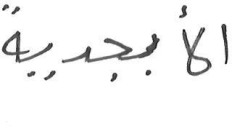
#> input picture Project 2/isolated_words_per_user/user001/user001_abjadiyah_034.png, 232 x 128 px; its folder holds 3 pictures in this run
$ jupyter execute --allow-errors code.ipynb
#> lines starting #> are read from the running program, lines starting #| are printed output that depends on the picture
[cell 1]
import numpy as np
import matplotlib.pyplot as plt
import seaborn as sns
import os
import pandas as pd
import cv2

pd.set_option('display.max_rows', None)  # Show all rows in output
pd.set_option('display.max_columns', None)  # (Optional) Show all columns for DataFrames

### Define number of threads

[cell 2]
from joblib import parallel_backend

parallel_backend("threading", n_jobs=1)

## Loading Images

[cell 3]
def load_images(dir:str):
    images_dict = {'id':[], 'image':[]}
    for id in os.listdir(dir):
        user_images = load_images_from_dir(dir + '/' + id)
#> in load_images_from_dir, img is the input picture: shape (128, 232); min 22, max 255, mean 243.6
        images_dict['id'] += [int(id.removeprefix('user'))]*len(user_images)
        images_dict['image'] += user_images

    return pd.DataFrame(images_dict)

def load_images_from_dir(dir):
    images = []
    for filename in os.listdir(dir):
        img = cv2.imread(os.path.join(dir,filename), cv2.IMREAD_GRAYSCALE)
        if img is not None:
            images.append(img)
    return images

from typing import Optional
# [29 lines left out: function display_image_grid, not called in this run]

## Preprocessing Functions

[cell 4]
# [7 lines left out: function preprocess_canny_image, not called in this run]

def preprocess_binary_thershold_image(image: np.ndarray):
    high_thresh, thresh_im = cv2.threshold(image, 0, 255, cv2.THRESH_BINARY + cv2.THRESH_OTSU)
    return thresh_im

def no_preprocess(image):
    return image

## Robustness testing functions

[cell 5]
def scale_transform(image, scale):
    height, width = image.shape[:2]
    scaled_image = cv2.resize(image, (int(width * scale), int(height * scale)))
    return scaled_image

def rotation_transform(image, angle):
    height, width = image.shape[:2]
    center = (width // 2, height // 2)
    rotation_matrix = cv2.getRotationMatrix2D(center, angle, 1.0)
    rotated_image = cv2.warpAffine(image, rotation_matrix, (width, height))
    return rotated_image

def illumination_tranform(image, alpha, beta=0):
    brightened_image = cv2.convertScaleAbs(image, alpha=alpha, beta=beta)
    return brightened_image

def gaussian_noise_transform(image, sigma, mean=0):
    noise = np.random.normal(mean, sigma, image.shape).astype(np.uint8)
    noisy_image = cv2.add(image, noise)
    return noisy_image

def box_blur_transform(image, ksize = 3):
    return cv2.blur(image, ksize)

def gaussian_blur_transform(image, sigma):
    return cv2.GaussianBlur(image, (41, 41), sigma)

## Plotting Functions (Bar Plots and Heatmap)

[cell 6]
import matplotlib.pyplot as plt
import seaborn as sns
import pandas as pd

def barplot_time_features(df):

    # Bar plot for number of features
    plt.figure(figsize=(10, 6))
    sns.barplot(x="descriptors", y="avg_features", data=df, palette="viridis")
    plt.title("Average Number of Features Extracted by Descriptor Type")
    plt.xlabel("Descriptor Type")
    plt.ylabel("Average Number of Features")
    plt.show()

    # Bar plot for time taken
    plt.figure(figsize=(8, 5))
    sns.barplot(x="descriptors", y="descriptors_time", data=df, palette="plasma")
    plt.title("Time Taken by Descriptor Type")
    plt.xlabel("Descriptor Type")
    plt.ylabel("Time (s)")
    plt.show()

def barplot_accuracy(df):
    # Bar plot for accuracy
    plt.figure(figsize=(8, 5))
    sns.barplot(x="descriptors", y="accuracy", hue="classifier", data=df, palette="coolwarm")
    plt.title("Accuracy by Descriptor")
    plt.xlabel("Descriptor Type")
    plt.ylabel("Accuracy")
    plt.ylim(0, 1)
    plt.legend(title="Classifier")
    plt.show()

# [45 lines left out: functions barplot_accuracy_clusters, plot_mean_accuracy_by_transformation, plot_accuracy_heatmap, not called in this run]

# **Main Class for any type of descriptors to fit and predict**

[cell 7]
from enum import Enum
from typing import Callable
from sklearn.cluster import MiniBatchKMeans
from sklearn.metrics import accuracy_score
from collections import namedtuple
from contextlib import contextmanager
from sklearn.preprocessing import StandardScaler

import time

# Execution time for each type of operation
exec_time = namedtuple('excecusion_time', ['preprocessing', 'descriptors', 'clustering', 'clf_training'])
# Statistics (keypoints_total, keypoints_avg) extracted from images by the feature detector
Stats = namedtuple('Stats', ['keypoints_total', 'keypoints_avg', ])

class Timer:
    def __init__(self):
        self.start_time = None
        self.end_time = None
        self.timings = []

    def start(self):
        self.start_time = time.perf_counter()

    def stop(self):
        self.end_time = time.perf_counter()
        self.timings.append((self.end_time - self.start_time))

    def get_timings(self):
        return self.timings

    def clear(self):
        self.timings = []

class ImageClassifier:

    def __init__(self, feature_detector:object, classifier:object, preprocess_image:Callable[[np.ndarray], np.ndarray], verbose=0, vocab_scale = 1000):
        if not callable(preprocess_image):
            raise TypeError("preprocess_image must be a callable.")

        if not hasattr(classifier, "fit") or not hasattr(classifier, "predict"):
            raise TypeError("The classifier must implement 'fit' and 'predict' methods.")

        if not hasattr(feature_detector, "detectAndCompute"):
            raise TypeError("The feature_detector must implement 'detectAndCompute' method.")

        self.feature_detector = feature_detector
        self.classifier = classifier
        self.preprocess_image = preprocess_image
        self.verbose = verbose
        self.vocab_scale = vocab_scale
        self.scaler = StandardScaler()
        self.timer = Timer()

    def fit(self, images, y):
        assert images.shape[0] == y.shape[0]

        self.log('Preprocessing images...')
        self.timer.start()
        images = self.preprocess_images(images)
        self.timer.stop()
        # find descriptors per image
        self.log(self.timer.get_timings()[-1])
        self.log('Calculating descriptors...')

        self.timer.start()
        descriptors_list = self.get_descriptors_list(images)
        self.timer.stop()

        self.log(self.timer.get_timings()[-1])

        self.log('Clustering descriptors')
        self.timer.start()
        # combine descriptors into one long array (not per image) for clustering
        descriptors_all = np.concatenate(descriptors_list, axis=0)
        self.kmeans = self.train_kmeans(descriptors_all, vocab_scale=self.vocab_scale)
        self.timer.stop()

        self.log(self.timer.get_timings()[-1])

        self.log('Training Model')


        self.timer.start()

        X = self.get_feature_matrix(descriptors_list)
        X = self.scaler.fit_transform(X)
        self.train_model(X, y)
        self.timer.stop()
        self.log(self.timer.get_timings()[-1])


        self._stats = Stats(descriptors_all.shape[0], descriptors_all.shape[0]/len(descriptors_list))
        return self

    def predict(self, images):
        images = self.preprocess_images(images)
        descriptors_list = self.get_descriptors_list(images)
        X = self.get_feature_matrix(descriptors_list)
        X = self.scaler.transform(X)
        return self.classifier.predict(X)

    def preprocess_images(self, images):
        return  [self.preprocess_image(x) for x in images]

    def get_descriptors(self, img):
        keypoints, descriptors = self.feature_detector.detectAndCompute(img, None)
        return descriptors

    def get_descriptors_list(self, images):
        return [self.get_descriptors(img) for img in images]

    def train_kmeans(self, descriptors, vocab_scale):
        k_means = MiniBatchKMeans(n_clusters=int(vocab_scale))
        k_means.fit(descriptors)
        return k_means

    def get_feature_matrix(self, descriptors_list):
        # Returns BOW vector
        feature_vec = np.zeros((len(descriptors_list), self.kmeans.n_clusters))
        for img_idx, descriptors in enumerate(descriptors_list):
                if descriptors is None or descriptors[0] is None:
                    continue
                clusters = self.kmeans.predict(descriptors)
                np.add.at(feature_vec[img_idx], clusters, 1)

        return feature_vec

    def train_model(self, X, y):
        self.classifier.fit(X, y)

    def log(self, message):
        if self.verbose == 1:
            print(message)

    def get_excecusion_time(self):
        return exec_time(*self.timer.get_timings())


    # [5 lines left out: function get_stats, not called in this run]

## Function to predict and evaluate the accuracy of the model

[cell 8]
def make_prediction_and_evaluation(image_classifier, images_test, y_test):
    y_pred = image_classifier.predict(images_test)
    stats = image_classifier.get_stats()
    keypoints_total = stats.keypoints_total
    keypoints_avg = stats.keypoints_avg

    print(f"Total keypoints: {keypoints_total}")
    print(f"Average keypoints: {keypoints_avg}")

    # Get Descriptors time
    descriptors_time = image_classifier.get_excecusion_time().descriptors

    print(f"Descriptors time: {descriptors_time}")


    accuracy = accuracy_score(y_test, y_pred)
    print(f"Acuuracy: {accuracy}")

    return y_pred

# Program

## Loading images

[cell 9]
df_images = load_images('isolated_words_per_user')

## Splitting the dataset and defining transformations values

[cell 10]
from sklearn.model_selection import train_test_split
from sklearn.model_selection import GridSearchCV

images_train, images_test, y_train, y_test = train_test_split(df_images['image'], df_images['id'], train_size=0.8)

def apply_transformations(images, transformations):
    transformed_images = {}

    transform_functions = {
        "scale": scale_transform,
        "rotation": rotation_transform,
        "illumination": illumination_tranform,
        "gaussian_noise": gaussian_noise_transform,
        "gaussian_blur": gaussian_blur_transform
    }

    for transformation_name, params in transformations.items():
        for param in params:
            key = f"{transformation_name}_{param}"
            transformed_images[key] = []
            for img in images:
                transformed_image = transform_functions[transformation_name](img, param)
                transformed_images[key].append(transformed_image)
#> this loop made 5 passes
#> pass 1, in scale_transform, `scaled_image = cv2.resize(image, (int(width * scale), int(height * sca..`:
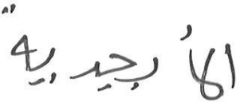
#> scaled_image: shape (102, 240); min 19, max 255, mean 241.2
#> pass 1, in scale_transform (call 2), `scaled_image = cv2.resize(image, (int(width * scale), int(height * sca..`:
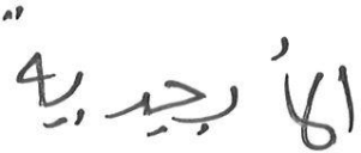
#> scaled_image: shape (153, 361); min 17, max 255, mean 241.2
#> pass 2, in rotation_transform, `rotated_image = cv2.warpAffine(image, rotation_matrix, (width, height))`:
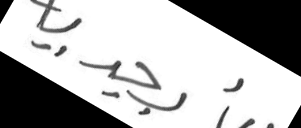
#> rotated_image: shape (128, 301); min 0, max 255, mean 176.2
#> pass 2, in rotation_transform (call 2), `rotated_image = cv2.warpAffine(image, rotation_matrix, (width, height))`:
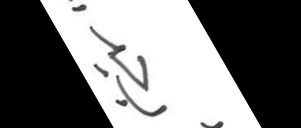
#> rotated_image: shape (128, 301); min 0, max 255, mean 120
#> after the loop:
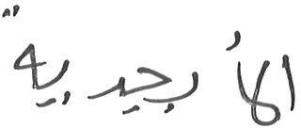
#> img: shape (128, 301); min 11, max 255, mean 241.2

    return transformed_images

transformations = {
    "scale": [0.8, 1.2],
    "rotation": [-30, -60, -90, 30, 60, 90],
    "illumination": [0.1, 0.5, 1.5, 1.9],  # Darken and brighten
    "gaussian_noise": [25, 50, 100],
    "gaussian_blur": [25, 50, 100]
}

images_test_dict = apply_transformations(images_test, transformations)

## Defining two data frames one for original test set and another one for transformed test set

[cell 11]
df_accuracy = pd.DataFrame(columns=['classifier', 'descriptors', 'num_of_clusters', 'test_set', 'avg_features', 'descriptors_time', 'accuracy'])
df_accuracy_original_test = pd.DataFrame(columns=['classifier', 'descriptors', 'num_of_clusters', 'avg_features', 'descriptors_time', 'accuracy'])

# **Extract keypoints**

# Random Forest Classifier

## SIFT Training

[cell 12]
from sklearn.ensemble import RandomForestClassifier
from sklearn.model_selection import GridSearchCV

rf = RandomForestClassifier()

parameters = {'n_estimators':[1000]}
clf = GridSearchCV(rf, parameters)
sift = cv2.SIFT_create()
image_classifier = ImageClassifier(feature_detector=sift, classifier=clf, preprocess_image=no_preprocess, verbose=1, vocab_scale=1000)
#> (the rest of this cell did not finish here and is left out)

#> in fit, `images = self.preprocess_images(images)`: images = 3 items
#> in get_descriptors, `keypoints, descriptors = self.feature_detector.detectAndCompute(img, N..`: keypoints = 82 keypoints; strongest (x, y, size): (46, 84, 2.7), (153, 43, 2.5), (23, 38, 2), (32, 53, 3.4)
#> in get_descriptors (call 2), `keypoints, descriptors = self.feature_detector.detectAndCompute(img, N..`: keypoints = 131 keypoints; strongest (x, y, size): (277, 100, 2.3), (224, 53, 2.6), (174, 73, 5.2), (24, 13, 2.7)
#> in get_descriptors (call 2), `keypoints, descriptors = self.feature_detector.detectAndCompute(img, N..`:
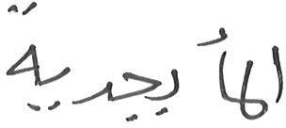
#> img: shape (128, 286); min 8, max 255, mean 240.1
#> in get_descriptors (call 3), `keypoints, descriptors = self.feature_detector.detectAndCompute(img, N..`: keypoints = 112 keypoints; strongest (x, y, size): (148, 72, 3.6), (114, 76, 4.2), (224, 27, 4.2), (6, 7, 3.7)
#> in fit, `descriptors_list = self.get_descriptors_list(images)`: descriptors_list = 3 items

## SIFT Prediction and Evaluation

#> (a cell that did not finish here is left out)

#> in predict, `images = self.preprocess_images(images)`: images = 1 item
#> in get_descriptors (call 4), `keypoints, descriptors = self.feature_detector.detectAndCompute(img, N..`: keypoints = 123 keypoints; strongest (x, y, size): (239, 64, 2.1), (292, 109, 2.1), (14, 15, 2), (124, 112, 2.4)
#> in predict, `descriptors_list = self.get_descriptors_list(images)`: descriptors_list = 1 item

stats = image_classifier.get_stats()
keypoints_avg = stats.keypoints_avg

# Get Descriptors time
descriptors_time = image_classifier.get_excecusion_time().descriptors
ac = accuracy_score(y_test, y_pred)
df_accuracy_original_test.loc[len(df_accuracy_original_test)] = ['rf' + str(clf.best_params_), 'sift', 1000, keypoints_avg, descriptors_time, ac]

[cell 14]
barplot_time_features(df_accuracy_original_test)
barplot_accuracy(df_accuracy_original_test)

#> (a cell that did not finish here is left out)

## ORB Training

[cell 16]
from sklearn.ensemble import RandomForestClassifier
from sklearn.model_selection import GridSearchCV

rf = RandomForestClassifier()

parameters = {'n_estimators':[1000]}
clf = GridSearchCV(rf, parameters)
orb = cv2.ORB_create()
image_classifier = ImageClassifier(feature_detector=orb, classifier=clf, preprocess_image=no_preprocess, verbose=1)
#> (the rest of this cell did not finish here and is left out)

#> in get_descriptors (call 5), `keypoints, descriptors = self.feature_detector.detectAndCompute(img, N..`: keypoints = 214 keypoints; strongest (x, y, size): (127, 61, 31), (59, 67, 31), (59, 70, 31), (55, 70, 31)
#> in get_descriptors (call 6), `keypoints, descriptors = self.feature_detector.detectAndCompute(img, N..`: keypoints = 107 keypoints; strongest (x, y, size): (174, 71, 37.2), (109, 82, 31), (250, 61, 31), (109, 83, 37.2)
#> in get_descriptors (call 7), `keypoints, descriptors = self.feature_detector.detectAndCompute(img, N..`: keypoints = 157 keypoints; strongest (x, y, size): (146, 73, 37.2), (149, 72, 37.2), (147, 74, 31), (154, 34, 31)

## ORB Prediction and Evaluation

#> (a cell that did not finish here is left out)

#> in get_descriptors (call 8), `keypoints, descriptors = self.feature_detector.detectAndCompute(img, N..`: keypoints = 123 keypoints; strongest (x, y, size): (237, 31, 31), (35, 86, 31), (195, 73, 31), (121, 78, 37.2)

stats = image_classifier.get_stats()
keypoints_avg = stats.keypoints_avg

# Get Descriptors time
descriptors_time = image_classifier.get_excecusion_time().descriptors
ac = accuracy_score(y_test, y_pred)
df_accuracy_original_test.loc[len(df_accuracy_original_test)] = ['rf' + str(clf.best_params_), 'orb', 1000, keypoints_avg, descriptors_time, ac]

[cell 18]
barplot_time_features(df_accuracy_original_test)
barplot_accuracy(df_accuracy_original_test)

#> (a cell that did not finish here is left out)

## AKAZE Training

[cell 20]
from sklearn.ensemble import RandomForestClassifier
from sklearn.model_selection import GridSearchCV

rf = RandomForestClassifier()

parameters = {'n_estimators':[1000]}
clf = GridSearchCV(rf, parameters)
akaze = cv2.AKAZE_create()
image_classifier = ImageClassifier(feature_detector=akaze, classifier=clf, preprocess_image=no_preprocess, verbose=1)
#> (the rest of this cell did not finish here and is left out)

#> in get_descriptors (call 9), `keypoints, descriptors = self.feature_detector.detectAndCompute(img, N..`: keypoints = 56 keypoints; strongest (x, y, size): (127, 65, 8.1), (65, 65, 5.7), (105, 66, 8.1), (105, 68, 5.7)
#> in get_descriptors (call 10), `keypoints, descriptors = self.feature_detector.detectAndCompute(img, N..`: keypoints = 46 keypoints; strongest (x, y, size): (174, 73, 5.7), (126, 76, 5.7), (66, 70, 5.7), (155, 84, 5.7)
#> in get_descriptors (call 11), `keypoints, descriptors = self.feature_detector.detectAndCompute(img, N..`: keypoints = 43 keypoints; strongest (x, y, size): (148, 72, 4.8), (114, 76, 5.7), (49, 46, 5.7), (52, 73, 5.7)

## AKAZE Prediction and Evaluation

#> (a cell that did not finish here is left out)

#> in get_descriptors (call 12), `keypoints, descriptors = self.feature_detector.detectAndCompute(img, N..`: keypoints = 49 keypoints; strongest (x, y, size): (195, 76, 5.7), (165, 80, 5.7), (66, 64, 5.7), (67, 94, 4.8)

stats = image_classifier.get_stats()
keypoints_avg = stats.keypoints_avg

# Get Descriptors time
descriptors_time = image_classifier.get_excecusion_time().descriptors
ac = accuracy_score(y_test, y_pred)
df_accuracy_original_test.loc[len(df_accuracy_original_test)] = ['rf' + str(clf.best_params_), 'akaze', 1000, keypoints_avg, descriptors_time, ac]

[cell 22]
barplot_time_features(df_accuracy_original_test)
barplot_accuracy(df_accuracy_original_test)

#> (a cell that did not finish here is left out)

# **SVM**

## SIFT Training

[cell 24]
from sklearn.svm import SVC
from sklearn.model_selection import GridSearchCV


parameters = {'kernel':['rbf'], 'C':[10]}
svc = SVC()
clf = GridSearchCV(svc, parameters, n_jobs=-1)
sift = cv2.SIFT_create()
num_of_clusters = 2000
image_classifier = ImageClassifier(feature_detector=sift, classifier=clf, preprocess_image=no_preprocess, verbose=1, vocab_scale=num_of_clusters)
#> (the rest of this cell did not finish here and is left out)

#> in get_descriptors (call 13), `keypoints, descriptors = self.feature_detector.detectAndCompute(img, N..`: keypoints = 82 keypoints; strongest (x, y, size): (46, 84, 2.7), (153, 43, 2.5), (23, 38, 2), (32, 53, 3.4)
#> in get_descriptors (call 14), `keypoints, descriptors = self.feature_detector.detectAndCompute(img, N..`: keypoints = 131 keypoints; strongest (x, y, size): (277, 100, 2.3), (224, 53, 2.6), (174, 73, 5.2), (24, 13, 2.7)
#> in get_descriptors (call 15), `keypoints, descriptors = self.feature_detector.detectAndCompute(img, N..`: keypoints = 112 keypoints; strongest (x, y, size): (148, 72, 3.6), (114, 76, 4.2), (224, 27, 4.2), (6, 7, 3.7)

## SIFT Prediction and Evaluation

#> (a cell that did not finish here is left out)

#> in get_descriptors (call 16), `keypoints, descriptors = self.feature_detector.detectAndCompute(img, N..`: keypoints = 123 keypoints; strongest (x, y, size): (239, 64, 2.1), (292, 109, 2.1), (14, 15, 2), (124, 112, 2.4)

stats = image_classifier.get_stats()
keypoints_avg = stats.keypoints_avg

# Get Descriptors time
descriptors_time = image_classifier.get_excecusion_time().descriptors
ac = accuracy_score(y_test, y_pred)
df_accuracy_original_test.loc[len(df_accuracy_original_test)] = ['rbf' + str(clf.best_params_), 'sift', num_of_clusters, keypoints_avg, descriptors_time, ac]

[cell 26]
barplot_time_features(df_accuracy_original_test)
barplot_accuracy(df_accuracy_original_test)

#> (a cell that did not finish here is left out)

## ORB Training

[cell 28]
from sklearn.svm import SVC
from sklearn.model_selection import GridSearchCV

parameters = {'kernel':['rbf'], 'C':[10]}
svc = SVC()
clf = GridSearchCV(svc, parameters)
orb = cv2.ORB_create()
num_of_clusters = 1000
image_classifier = ImageClassifier(feature_detector=orb, classifier=clf, preprocess_image=no_preprocess, verbose=1, vocab_scale=num_of_clusters)
#> (the rest of this cell did not finish here and is left out)

#> in get_descriptors (call 17), `keypoints, descriptors = self.feature_detector.detectAndCompute(img, N..`: keypoints = 214 keypoints; strongest (x, y, size): (127, 61, 31), (59, 67, 31), (59, 70, 31), (55, 70, 31)
#> in get_descriptors (call 18), `keypoints, descriptors = self.feature_detector.detectAndCompute(img, N..`: keypoints = 107 keypoints; strongest (x, y, size): (174, 71, 37.2), (109, 82, 31), (250, 61, 31), (109, 83, 37.2)
#> in get_descriptors (call 19), `keypoints, descriptors = self.feature_detector.detectAndCompute(img, N..`: keypoints = 157 keypoints; strongest (x, y, size): (146, 73, 37.2), (149, 72, 37.2), (147, 74, 31), (154, 34, 31)
